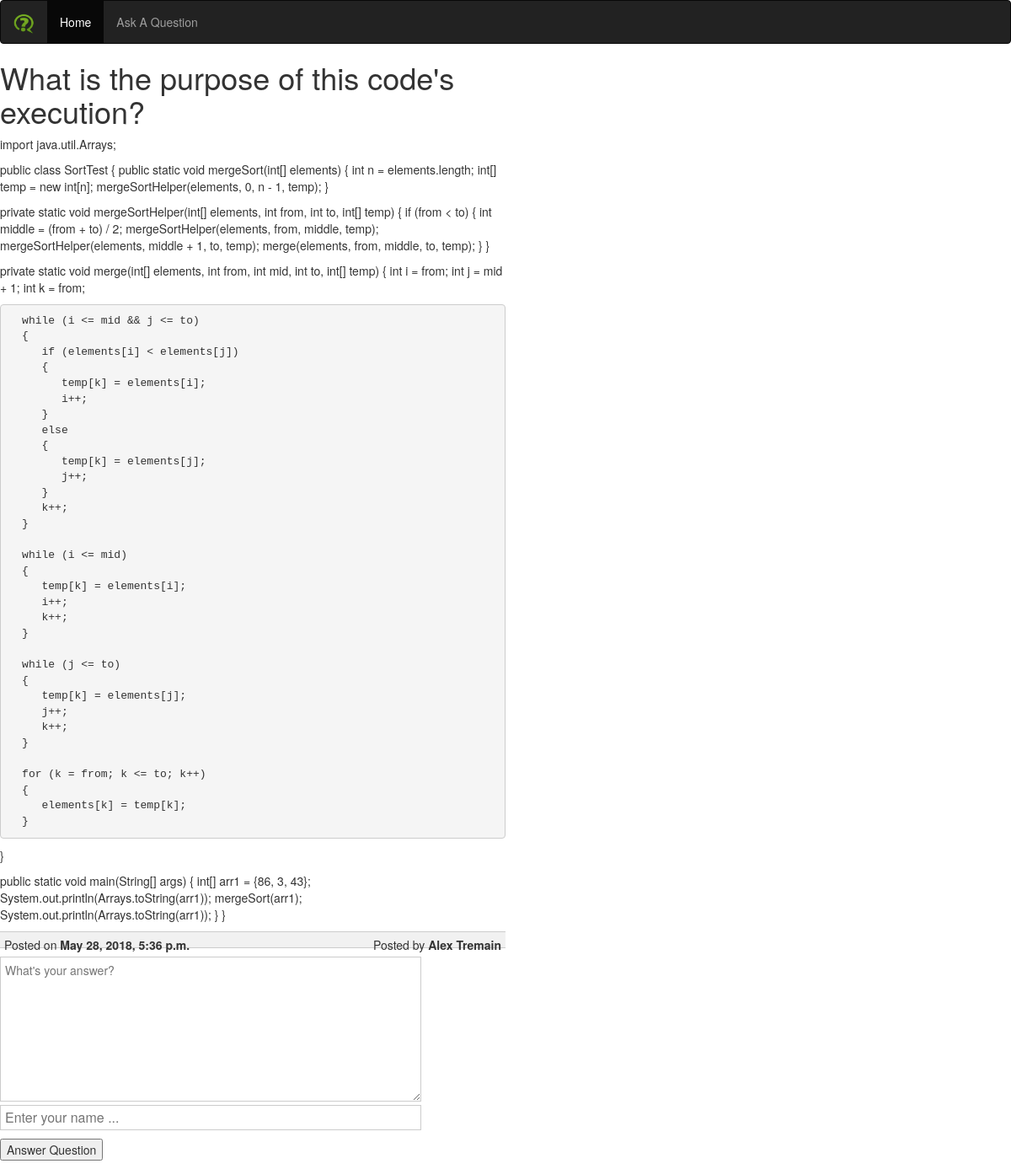
Page /question/2/what-is-the-purpose-of-this-codes-execution on the committed database.
### qa/models.py (models this page shows, shortened)
class Question(models.Model):
    qid = models.AutoField(primary_key=True)
    question_title = models.CharField(max_length=100)
    question_text = models.TextField(max_length=50000)
    date_posted = models.DateTimeField(auto_now_add=True)
    posted_by = models.TextField(max_length=20)
    slug = models.SlugField(max_length=40)

### qa/views.py (the view)
# urls.py: path('question/<int:qid>/<slug:qslug>', viewquestion),
def viewquestion(request, qid, qslug):
    context = {}
    question = Question.objects.get(qid=qid, slug=qslug)
    question_json = json.loads(serializers.serialize('json', [ question ]))[0]['fields']
    question_json['date_posted'] = question.date_posted
    question_json['qid'] = question.qid
    question_json['question_text'] = bleach.clean(markdown2.markdown(question_json['question_text']), tags=['p', 'pre','code', 'sup', 'strong', 'hr', 'sub', 'a'])
    context['question'] = question_json
    context['answers'] = []
    answers = Answer.objects.filter(qid=qid)
    for answer in answers:
        answer.answer_text = bleach.clean(markdown2.markdown(answer.answer_text), tags=['p', 'pre','code', 'sup', 'strong', 'hr', 'sub', 'a'])
        context['answers'].append(answer)
    return render(request, 'view-question.html', context)

### templates/view-question.html (shortened to what this page needs)
{% load static %}
<!DOCTYPE html>
<html lang="en" dir="ltr">
    <head>
        <link rel="stylesheet" href="{% static 'style.css' %}">
        <link rel="stylesheet" href="https://maxcdn.bootstrapcdn.com/bootstrap/3.3.7/css/bootstrap.min.css">
    </head>
    <body>
            <nav class="navbar navbar-inverse">
                    <div class="container-fluid">
                      <div class="navbar-header">
                        <a class="navbar-brand" href="/"><img src="{% static 'Q&A.png' %}" style="width: 25px; height: 25px;"></a>
                      </div>
                      <div class="collapse navbar-collapse" id="myNavbar">
                        <ul class="nav navbar-nav">
                          <li class="active"><a href="/">Home</a></li>
                          <li><a href="/ask-question">Ask A Question</a></li>
                        </ul>
                      </div>
                    </div>
                  </nav>
        <div class="content">
            <h1>{{ question.question_title }}</h1>
            <p>{{ question.question_text|safe }}</p>
            <p class="questiondetails"><span style="float: left">Posted on <strong>{{ question.date_posted }}</strong></span><span style="float: right">Posted by <strong>{{ question.posted_by }}</strong></span></p>
                <textarea name="answer" id="answer" rows="8" cols="80" placeholder="What's your answer?"></textarea><p />
                <input type="text" id="posted_by" name="posted_by" value="" autocomplete="off" placeholder="Enter your name ..."><p />
                <button name="answer_question" id="answer_question">Answer Question</button>
        </div>
    </body>
</html>

### static/style.css (style rules this page uses)
input[type="text"] { width: 500px; height: 30px; font-size: 16px; outline: none; padding: 0px 5px; border: 1px solid #CCC; }
input[type="submit"], button { font-size: 16px; }
textarea { width: 500px; font-size: 16px; padding: 5px; outline: none; border: 1px solid #CCC; }
.content { width: 50%; }
.questiondetails { background-color: #f1f1f1; border-top: 1px solid #CCC; border-bottom: 1px solid #CCC; padding: 5px; height: 20px; }

### rows in the picture
Question: question_title "What is the purpose of this code's execution?", date_posted "May 28, 2018, 5:36 p.m.", posted_by "Alex Tremain"
